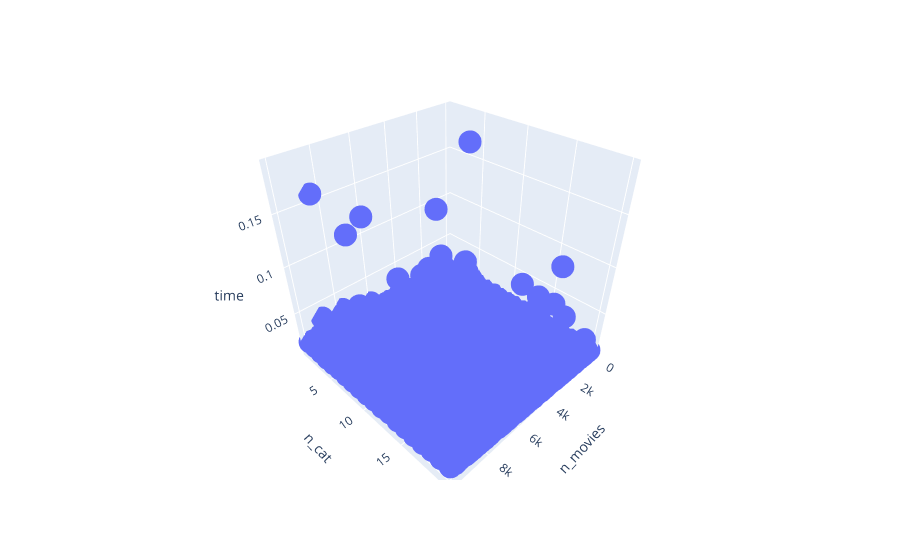

Notebook cell for this chart:
### Code cell
# Plot interactive 3d graph of the results
import plotly.express as px
fig = px.scatter_3d(df, x='n_movies', y='n_cat', z='time')
fig.show()

### Figure 1 — Plotly figure (JSON) as saved in the notebook; plotly's stock layout.template omitted (floating-point values rounded to 4 significant figures; data arrays with more than 128 entries replaced by an {"elided": "..."} marker saying what was removed)
{"data": [{"hovertemplate": "n_movies=%{x}<br>n_cat=%{y}<br>time=%{z}<extra></extra>", "legendgroup": "", "marker": {"color": "#636efa", "symbol": "circle"}, "mode": "markers", "name": "", "scene": "scene", "showlegend": false, "type": "scatter3d", "x": {"elided": "4000 int values"}, "y": {"elided": "4000 int values"}, "z": {"elided": "4000 float values"}}], "layout": {"legend": {"tracegroupgap": 0}, "margin": {"t": 60}, "scene": {"domain": {"x": [0, 1], "y": [0, 1]}, "xaxis": {"title": {"text": "n_movies"}}, "yaxis": {"title": {"text": "n_cat"}}, "zaxis": {"title": {"text": "time"}}}}}
